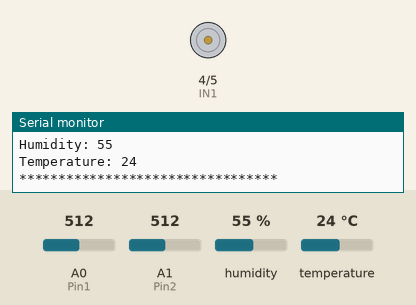
Bench run of a sketch on a simulated Arduino Uno, built with avr-gcc and run on an emulated ATmega328P. Shown: motor-driver pin pairs drawn as motors (green arrow = first pin HIGH = forward, orange = second pin HIGH = backward, longer = more drive), the last lines printed to the serial monitor. Inputs (shaded band) come from the test bench; at power-on: A0 (Pin1) = 512, A1 (Pin2) = 512, humidity 55 %, temperature 24 °C.

Above: at 1.7 s.
1.8 s: A0 (Pin1) set to 411
4.6 s: A0 (Pin1) set to 385
At 5.5 s:
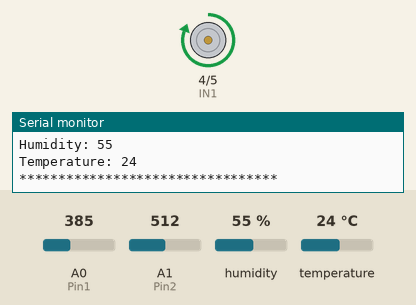
7.4 s: A0 (Pin1) set to 410
At 9.3 s:
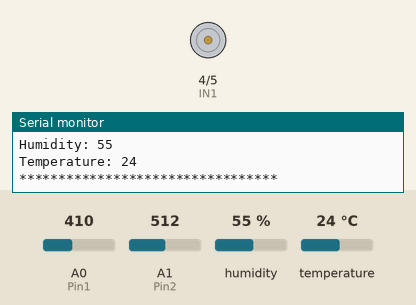
10.3 s: A1 (Pin2) set to 417
13.1 s: A1 (Pin2) set to 387
At 15.8 s:
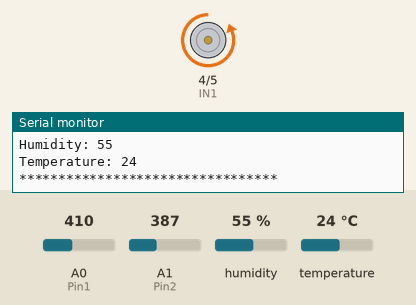
16.6 s: A1 (Pin2) set to 410
At 18.3 s:
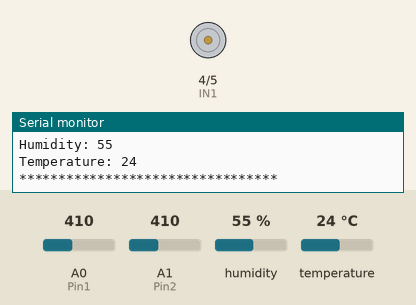
Timing chart, 0 to 19.8 s (numbered marks = the images above; inputs shaded):
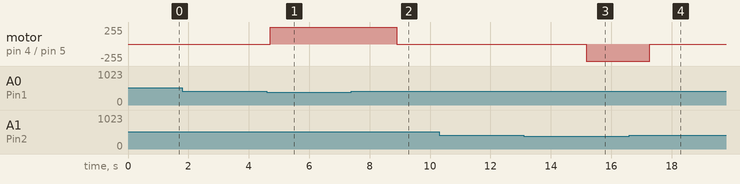

Measured:
- the behaviour switches between 401 and 400 on A0 (Pin1) (found by bisection; images 0 and 1)
- the behaviour switches between 401 and 400 on A1 (Pin2) (found by bisection; images 2 and 3)
- after the input at 4.6 s, motor on pin 4 (IN1) / pin 5 (IN2): stopped → forward 255/255 after 0.11 s
- after the input at 7.4 s, motor on pin 4 (IN1) / pin 5 (IN2): forward 255/255 → stopped after 1.5 s
- after the input at 13.1 s, motor on pin 4 (IN1) / pin 5 (IN2): stopped → backward 255/255 after 2.1 s
- after the input at 16.6 s, motor on pin 4 (IN1) / pin 5 (IN2): backward 255/255 → stopped after 0.67 s

The sketch:

plant_watering_IS2022.ino
```cpp
#include <Arduino.h>
#include <SoftwareSerial.h>
#define DEBUG true
#include "DHT.h"

#define DHTPIN 2
#define DHTTYPE DHT11

DHT dht(DHTPIN, DHTTYPE);
String humidity = " Humidity: %";
String temperature = "   Temperature";
// **************

void setup();
void loop();
// **************

int IN1 = 4;
int IN2 = 5;

int Pin1 = A0;
int Pin2 = A1;

float sensor1Value = 0;
float sensor2Value = 0;


void setup() {
  Serial.begin(9600);
  dht.begin();
  pinMode(IN1, OUTPUT);
  pinMode(IN2, OUTPUT);


  pinMode(Pin1, INPUT);
  pinMode(Pin2, INPUT);


  digitalWrite(IN1, HIGH);
  digitalWrite(IN2, HIGH);

  delay(500);
}

void loop() {

   int h = dht.readHumidity();
  // Read temperature as Celsius
  int t = dht.readTemperature();

//monitoring Moisture levels of two sensors gives
  Serial.print("Plant 1 - Moisture Level:");
  sensor1Value = analogRead(Pin1);
  Serial.println(sensor1Value);

  if (sensor1Value > 400) {
    digitalWrite(IN1, LOW);
  } else {
    digitalWrite(IN1, HIGH);
  }

  Serial.print("Plant 2 - Moisture Level:");
  sensor2Value = analogRead(Pin2);
  Serial.println(sensor2Value);

  if (sensor2Value > 400) {
    digitalWrite(IN2, LOW);
  } else {
    digitalWrite(IN2, HIGH);
  }

//monitoring humidity and temperature
  Serial.print("Humidity: ");
  Serial.println(h);
  Serial.print("Temperature: ");
  Serial.println(t);
  Serial.println("*********************************");

  delay(2000); // 2 seconds
}
```
